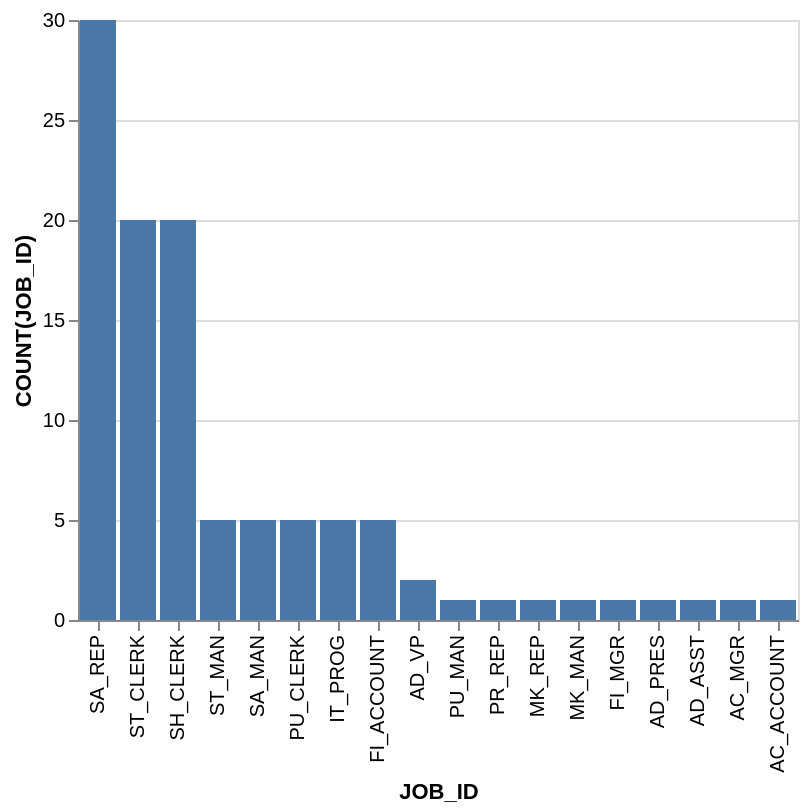

Write the Vega-Lite specification saved for this chart.
### Vega-Lite specification from a JSON file in a GitHub repository (floating-point values rounded to 4 significant figures)
{"data": {"values": [{"x_data": "SA_REP", "y_data": 30}, {"x_data": "ST_CLERK", "y_data": 20}, {"x_data": "SH_CLERK", "y_data": 20}, {"x_data": "ST_MAN", "y_data": 5}, {"x_data": "SA_MAN", "y_data": 5}, {"x_data": "PU_CLERK", "y_data": 5}, {"x_data": "IT_PROG", "y_data": 5}, {"x_data": "FI_ACCOUNT", "y_data": 5}, {"x_data": "AD_VP", "y_data": 2}, {"x_data": "PU_MAN", "y_data": 1}, {"x_data": "PR_REP", "y_data": 1}, {"x_data": "MK_REP", "y_data": 1}, {"x_data": "MK_MAN", "y_data": 1}, {"x_data": "FI_MGR", "y_data": 1}, {"x_data": "AD_PRES", "y_data": 1}, {"x_data": "AD_ASST", "y_data": 1}, {"x_data": "AC_MGR", "y_data": 1}, {"x_data": "AC_ACCOUNT", "y_data": 1}]}, "mark": "bar", "encoding": {"x": {"field": "x_data", "type": "nominal", "title": "JOB_ID", "sort": {"op": "sum", "field": "y_data", "order": "descending"}}, "y": {"field": "y_data", "type": "quantitative", "title": "COUNT(JOB_ID)"}}}
